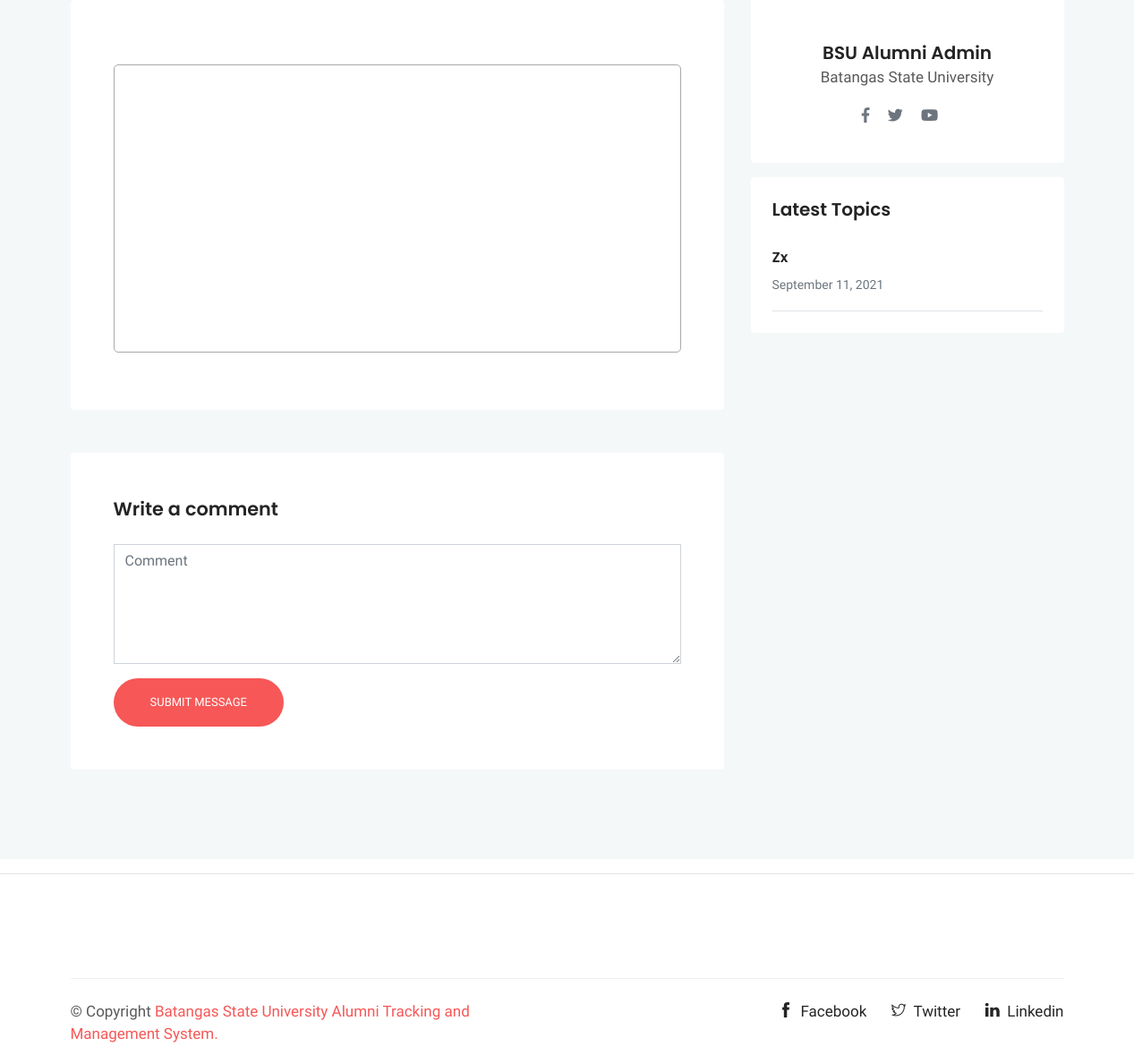
The app's page /forum-post.php?id=1 (signed in, lower part), older data.
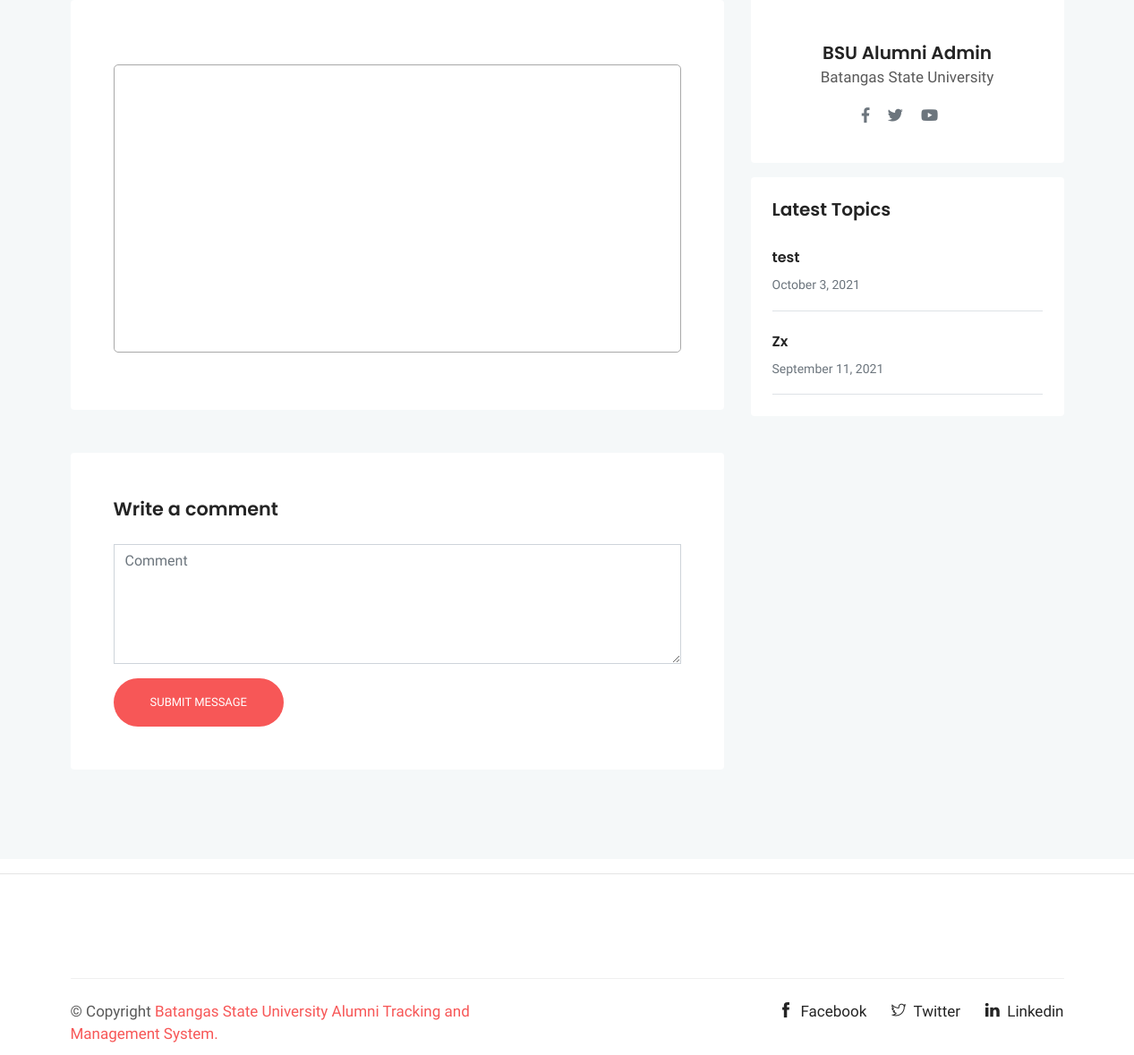
The same page, newer data.
### tables this page shows
CREATE TABLE `forum` (
  `id` int(11) NOT NULL,
  `topic` varchar(100) NOT NULL,
  `description` varchar(200) NOT NULL,
  `admin_id` int(20) NOT NULL,
  `date_created` varchar(50) NOT NULL
);

### includes/header.php (called while the page is built, shortened)
<?php
require 'methods/mysqliConnection.php';
$database = new Database;
?>

### methods/mysqliConnection.php (called while the page is built, shortened)
<?php
class Database{
	public function __construct(){
		$this->conn = mysqli_connect("localhost", "root", "", "bsu_alumni");
	}
}
?>

### forum-post.php (the view, shortened to what this page needs)
<!DOCTYPE html>
<html lang="en">
  <head>
  <?php include 'includes/css_includes.php'; ?>
</head>
<body>
  <?php include 'includes/header.php';
  ?>
<div class="main-wrapper ">
<?php
$forumId = $_GET['id'];
 ?>
<section class="section blog-wrap bg-gray">
    <div class="container">
        <div class="row">
            <div class="col-lg-8">
                <div class="row">
	<div class="col-lg-12 mb-5">
		<div class="comment-area card border-0 p-5">
			<ul class="comment-tree list-unstyled" id="alumniComments">
			</ul>
		</div>
	</div>
	<div class="col-lg-12">
		<div class="contact-form bg-white rounded p-5" id="comment-form">
			<h4 class="mb-4">Write a comment</h4>
			<textarea class="form-control mb-3" name="comment" id="forumComment" cols="30" rows="5" placeholder="Comment"></textarea>
			<input class="btn btn-main btn-round-full" type="button" name="submit-contact" id="btnSubmitComment" value="Submit Message">
		</div>
	</div>
</div>
            </div>
            <div class="col-lg-4">
                <div class="sidebar-wrap">
	<div class="sidebar-widget card border-0 mb-3">
		<div class="card-body p-4 text-center">
			<h5 class="mb-0 mt-4">BSU Alumni Admin</h5>
			<p>Batangas State University</p>
			<ul class="list-inline author-socials">
				<li class="list-inline-item mr-3">
					<a href="#"><i class="fab fa-facebook-f text-muted"></i></a>
				</li>
				<li class="list-inline-item mr-3">
					<a href="#"><i class="fab fa-twitter text-muted"></i></a>
				</li>
				<li class="list-inline-item mr-3">
					<a href="#"><i class="fab fa-youtube text-muted"></i></a>
				</li>
			</ul>
		</div>
	</div>
	<div class="sidebar-widget latest-post card border-0 p-4 mb-3">
		<h5>Latest Topics</h5>
		<?php
			$latest = ' SELECT `id`, `topic`, `description`, `admin_id`, `date_created` FROM `forum` WHERE `id` != '.$forumId.' ORDER BY `id` DESC LIMIT 3';
			$execLatest = $database->conn->query($latest);
			while ($rowLatest = $execLatest->fetch_assoc())
			{
		 ?>
		        <div class="media border-bottom py-3">
		            <div class="media-body">
		                <h6 class="my-2"><a href="forum-post.php?id=<?php echo $rowLatest['id']; ?>"><?php echo $rowLatest['topic']; ?></a></h6>
		                <span class="text-sm text-muted"><?php echo $rowLatest['date_created']; ?></span>
		            </div>
		        </div>
		 <?php } ?>
	</div>
</div>
            </div>
        </div>
    </div>
</section>
<hr>
	<?php include 'includes/footer.php'; ?>
    </div>
  </body>
</html>

Row changes from the older to the newer data that the page shows:
added forum: topic "test", date_created "October 3, 2021"
